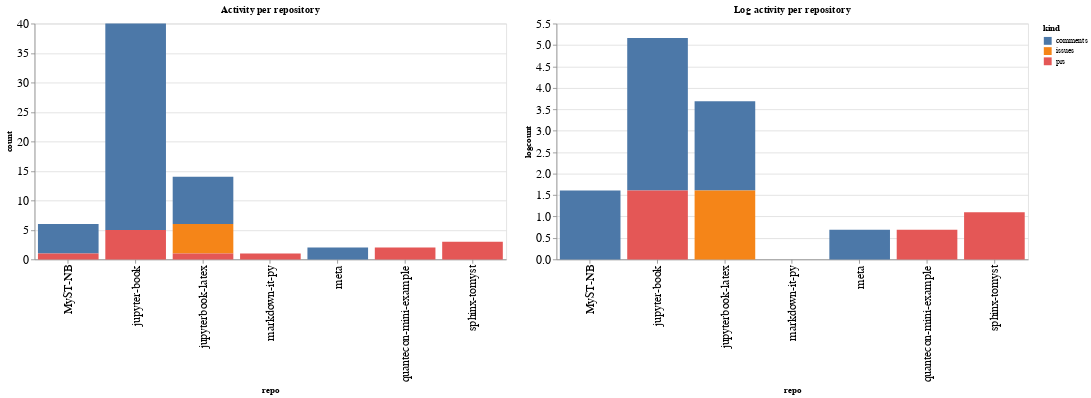

Here is the notebook cell this chart was saved with:
### Code cell
ch1 = alt.Chart(repo_summaries, width=600, title="Activity per repository").mark_bar().encode(
    x='repo',
    y='count',
    color='kind',
    tooltip="kind"
)

ch2 = alt.Chart(repo_summaries, width=600, title="Log activity per repository").mark_bar().encode(
    x='repo',
    y='logcount',
    color='kind',
    tooltip="kind"
)

ch1 | ch2

### Figure 1 — Vega-Lite specification as saved in the notebook (floating-point values rounded to 4 significant figures)
{"config": {"axisLeft": {"labelFontSize": 15}, "axisBottom": {"labelFontSize": 15}}, "hconcat": [{"mark": "bar", "encoding": {"color": {"type": "nominal", "field": "kind"}, "tooltip": {"type": "nominal", "field": "kind"}, "x": {"type": "nominal", "field": "repo"}, "y": {"type": "quantitative", "field": "count"}}, "title": "Activity per repository", "width": 600}, {"mark": "bar", "encoding": {"color": {"type": "nominal", "field": "kind"}, "tooltip": {"type": "nominal", "field": "kind"}, "x": {"type": "nominal", "field": "repo"}, "y": {"type": "quantitative", "field": "logcount"}}, "title": "Log activity per repository", "width": 600}], "data": {"name": "data-9c3446944d764c86bd79ac1f66a664f6"}, "$schema": "https://vega.github.io/schema/vega-lite/v4.8.1.json", "datasets": {"data-9c3446944d764c86bd79ac1f66a664f6": [{"repo": "MyST-NB", "kind": "comments", "count": 5, "logcount": 1.609}, {"repo": "MyST-NB", "kind": "prs", "count": 1, "logcount": 0.0}, {"repo": "jupyter-book", "kind": "comments", "count": 35, "logcount": 3.555}, {"repo": "jupyter-book", "kind": "prs", "count": 5, "logcount": 1.609}, {"repo": "jupyterbook-latex", "kind": "comments", "count": 8, "logcount": 2.079}, {"repo": "jupyterbook-latex", "kind": "issues", "count": 5, "logcount": 1.609}, {"repo": "jupyterbook-latex", "kind": "prs", "count": 1, "logcount": 0.0}, {"repo": "markdown-it-py", "kind": "prs", "count": 1, "logcount": 0.0}, {"repo": "meta", "kind": "comments", "count": 2, "logcount": 0.6931}, {"repo": "quantecon-mini-example", "kind": "prs", "count": 2, "logcount": 0.6931}, {"repo": "sphinx-tomyst", "kind": "prs", "count": 3, "logcount": 1.099}]}}
